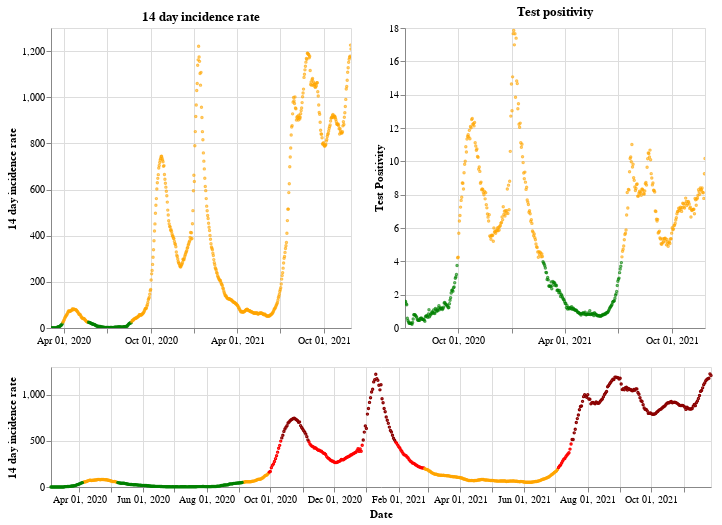

The code cell stored with this chart in its notebook:
### Markdown cell above
## Northern Ireland

### Code cell
plot_traffic_light('Northern Ireland')

### Figure 1 — Vega-Lite specification as saved in the notebook (floating-point values rounded to 4 significant figures; data arrays with more than 128 entries replaced by an {"elided": "..."} marker saying what was removed)
{"config": {"view": {"continuousWidth": 400, "continuousHeight": 300}}, "vconcat": [{"hconcat": [{"mark": {"type": "point", "size": 2}, "encoding": {"color": {"condition": {"value": "green", "test": "(datum.twoWeeklyCasesRate <= 25)"}, "value": "orange"}, "tooltip": [{"type": "nominal", "field": "areaName"}, {"type": "temporal", "field": "date"}, {"type": "quantitative", "field": "twoWeeklyCasesRate"}, {"type": "quantitative", "field": "testPositivity"}], "x": {"type": "temporal", "axis": {"title": ""}, "field": "date", "scale": {"domain": {"selection": "DateBrush"}}, "timeUnit": "yearmonthdate"}, "y": {"type": "quantitative", "axis": {"title": "14 day incidence rate"}, "field": "twoWeeklyCasesRate"}}, "title": "14 day incidence rate", "width": 300}, {"mark": {"type": "point", "size": 2}, "encoding": {"color": {"condition": {"value": "green", "test": "(datum.testPositivity <= 4)"}, "value": "orange"}, "tooltip": [{"type": "nominal", "field": "areaName"}, {"type": "temporal", "field": "date"}, {"type": "quantitative", "field": "twoWeeklyCasesRate"}, {"type": "quantitative", "field": "testPositivity"}], "x": {"type": "temporal", "axis": {"title": ""}, "field": "date", "scale": {"domain": {"selection": "DateBrush"}}, "timeUnit": "yearmonthdate"}, "y": {"type": "quantitative", "axis": {"title": "Test Positivity"}, "field": "testPositivity"}}, "title": "Test positivity", "width": 300}]}, {"layer": [{"mark": {"type": "point", "size": 2}, "encoding": {"color": {"condition": {"value": "orange", "test": "(((datum.testPositivity < 4) && (datum.twoWeeklyCasesRate >= 50)) && (datum.twoWeeklyCasesRate < 200))"}, "value": "red"}, "opacity": {"condition": {"value": 1, "test": "((datum.twoWeeklyCasesRate >= 50) && (datum.twoWeeklyCasesRate < 500))"}, "value": 0}, "tooltip": [{"type": "nominal", "field": "areaName"}, {"type": "temporal", "field": "date"}, {"type": "quantitative", "field": "twoWeeklyCasesRate"}, {"type": "quantitative", "field": "testPositivity"}], "x": {"type": "temporal", "axis": {"title": "Date"}, "field": "date", "timeUnit": "yearmonthdate"}, "y": {"type": "quantitative", "axis": {"title": "14 day incidence rate"}, "field": "twoWeeklyCasesRate"}}, "selection": {"DateBrush": {"type": "interval", "encodings": ["x"], "fields": ["Time"]}}}, {"mark": {"type": "point", "size": 2}, "encoding": {"color": {"value": "darkred"}, "opacity": {"condition": {"value": 1, "test": "(datum.twoWeeklyCasesRate >= 500)"}, "value": 0}, "tooltip": [{"type": "nominal", "field": "areaName"}, {"type": "temporal", "field": "date"}, {"type": "quantitative", "field": "twoWeeklyCasesRate"}, {"type": "quantitative", "field": "testPositivity"}], "x": {"type": "temporal", "axis": {"title": "Date"}, "field": "date", "timeUnit": "yearmonthdate"}, "y": {"type": "quantitative", "axis": {"title": "14 day incidence rate"}, "field": "twoWeeklyCasesRate"}}}, {"mark": {"type": "point", "size": 2}, "encoding": {"color": {"condition": {"value": "green", "test": "((datum.testPositivity < 4) && (datum.twoWeeklyCasesRate < 50))"}, "value": "orange"}, "opacity": {"condition": {"value": 1, "test": "(datum.twoWeeklyCasesRate < 50)"}, "value": 0}, "tooltip": [{"type": "nominal", "field": "areaName"}, {"type": "temporal", "field": "date"}, {"type": "quantitative", "field": "twoWeeklyCasesRate"}, {"type": "quantitative", "field": "testPositivity"}], "x": {"type": "temporal", "axis": {"title": "Date"}, "field": "date", "timeUnit": "yearmonthdate"}, "y": {"type": "quantitative", "axis": {"title": "14 day incidence rate"}, "field": "twoWeeklyCasesRate"}}}], "height": 120, "width": 660}], "data": {"name": "data-0c44f16357a2afe98268fc8c5501ff5a"}, "$schema": "https://vega.github.io/schema/vega-lite/v4.8.1.json", "datasets": {"data-0c44f16357a2afe98268fc8c5501ff5a": {"elided": "633 records"}}}
